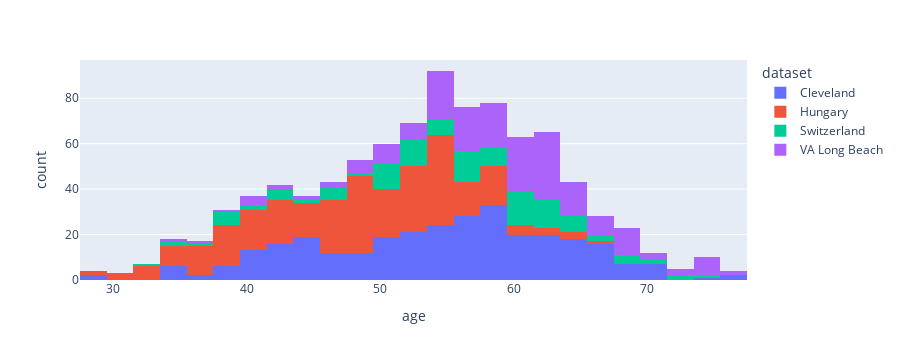

Write notebook code for a chart like this one.
### Markdown cell above
make a plot of age column using plotly and coloring by dataset

### Code cell
fig = px.histogram(data_frame=df, x='age', color= 'dataset')
fig.show()

### Figure 1 — Plotly figure (JSON) as saved in the notebook; plotly's stock layout.template omitted (floating-point values rounded to 4 significant figures; data arrays with more than 128 entries replaced by an {"elided": "..."} marker saying what was removed)
{"data": [{"alignmentgroup": "True", "bingroup": "x", "hovertemplate": "dataset=Cleveland<br>age=%{x}<br>count=%{y}<extra></extra>", "legendgroup": "Cleveland", "marker": {"color": "#636efa", "pattern": {"shape": ""}}, "name": "Cleveland", "offsetgroup": "Cleveland", "orientation": "v", "showlegend": true, "type": "histogram", "x": {"elided": "304 int values"}, "xaxis": "x", "yaxis": "y"}, {"alignmentgroup": "True", "bingroup": "x", "hovertemplate": "dataset=Hungary<br>age=%{x}<br>count=%{y}<extra></extra>", "legendgroup": "Hungary", "marker": {"color": "#EF553B", "pattern": {"shape": ""}}, "name": "Hungary", "offsetgroup": "Hungary", "orientation": "v", "showlegend": true, "type": "histogram", "x": {"elided": "293 int values"}, "xaxis": "x", "yaxis": "y"}, {"alignmentgroup": "True", "bingroup": "x", "hovertemplate": "dataset=Switzerland<br>age=%{x}<br>count=%{y}<extra></extra>", "legendgroup": "Switzerland", "marker": {"color": "#00cc96", "pattern": {"shape": ""}}, "name": "Switzerland", "offsetgroup": "Switzerland", "orientation": "v", "showlegend": true, "type": "histogram", "x": [32, 34, 35, 36, 38, 38, 38, 38, 38, 38, 40, 41, 42, 42, 43, 43, 43, 45, 46, 46, 47, 47, 47, 47, 48, 50, 50, 50, 50, 51, 51, 51, 51, 51, 51, 51, 52, 52, 52, 52, 53, 53, 53, 53, 53, 53, 53, 53, 54, 54, 54, 55, 55, 55, 55, 56, 56, 56, 56, 56, 56, 56, 56, 57, 57, 57, 57, 57, 57, 58, 58, 58, 59, 59, 59, 59, 59, 60, 60, 60, 60, 60, 60, 61, 61, 61, 61, 61, 61, 61, 61, 61, 62, 62, 62, 62, 62, 62, 62, 63, 63, 63, 63, 63, 64, 64, 64, 65, 65, 65, 65, 66, 66, 67, 68, 68, 69, 69, 70, 70, 72, 73, 74], "xaxis": "x", "yaxis": "y"}, {"alignmentgroup": "True", "bingroup": "x", "hovertemplate": "dataset=VA Long Beach<br>age=%{x}<br>count=%{y}<extra></extra>", "legendgroup": "VA Long Beach", "marker": {"color": "#ab63fa", "pattern": {"shape": ""}}, "name": "VA Long Beach", "offsetgroup": "VA Long Beach", "orientation": "v", "showlegend": true, "type": "histogram", "x": {"elided": "200 int values"}, "xaxis": "x", "yaxis": "y"}], "layout": {"autosize": true, "barmode": "relative", "height": 360, "legend": {"title": {"text": "dataset"}, "tracegroupgap": 0}, "margin": {"t": 60}, "xaxis": {"anchor": "y", "autorange": true, "domain": [0, 1], "range": [27.5, 77.5], "title": {"text": "age"}, "type": "linear"}, "yaxis": {"anchor": "x", "autorange": true, "domain": [0, 1], "range": [0, 96.84], "title": {"text": "count"}}}}
